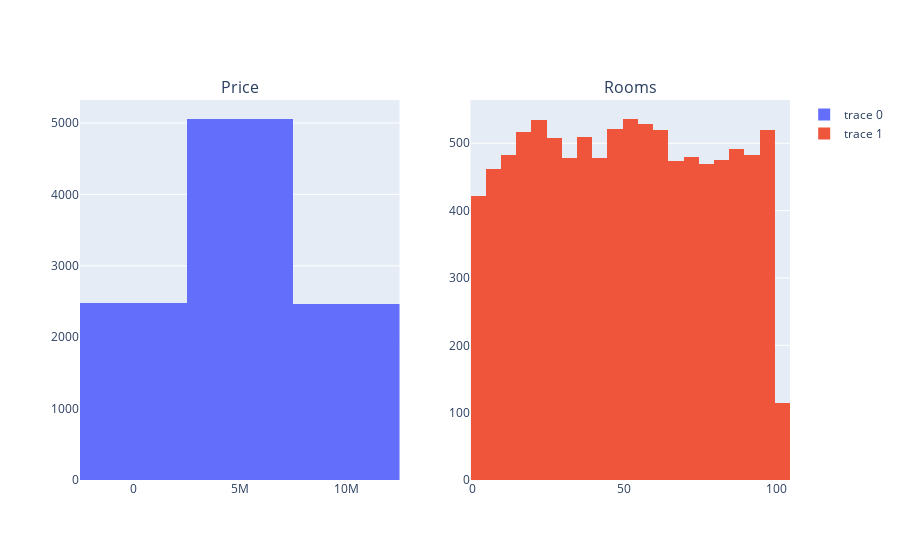

The notebook cell this image was saved under:
### Code cell
import plotly.graph_objects as go
from plotly.subplots import make_subplots

fig=make_subplots(
rows=1,cols=2,
subplot_titles=['Price','Rooms']
)
fig.append_trace(go.Histogram(x=paris[::1]['price'],nbinsx=3),1,1)
fig.append_trace(go.Histogram(x=paris[::1]['numberOfRooms'],nbinsx=20),1,2)
fig.show()

### Figure 1 — Plotly figure (JSON) as saved in the notebook; plotly's stock layout.template omitted (floating-point values rounded to 4 significant figures; data arrays with more than 128 entries replaced by an {"elided": "..."} marker saying what was removed)
{"data": [{"nbinsx": 3, "type": "histogram", "x": {"elided": "10000 float values"}, "xaxis": "x", "yaxis": "y"}, {"nbinsx": 20, "type": "histogram", "x": {"elided": "10000 int values"}, "xaxis": "x2", "yaxis": "y2"}], "layout": {"annotations": [{"font": {"size": 16}, "showarrow": false, "text": "Price", "x": 0.225, "xanchor": "center", "xref": "paper", "y": 1, "yanchor": "bottom", "yref": "paper"}, {"font": {"size": 16}, "showarrow": false, "text": "Rooms", "x": 0.775, "xanchor": "center", "xref": "paper", "y": 1, "yanchor": "bottom", "yref": "paper"}], "xaxis": {"anchor": "y", "domain": [0, 0.45]}, "xaxis2": {"anchor": "y2", "domain": [0.55, 1]}, "yaxis": {"anchor": "x", "domain": [0, 1]}, "yaxis2": {"anchor": "x2", "domain": [0, 1]}}}
